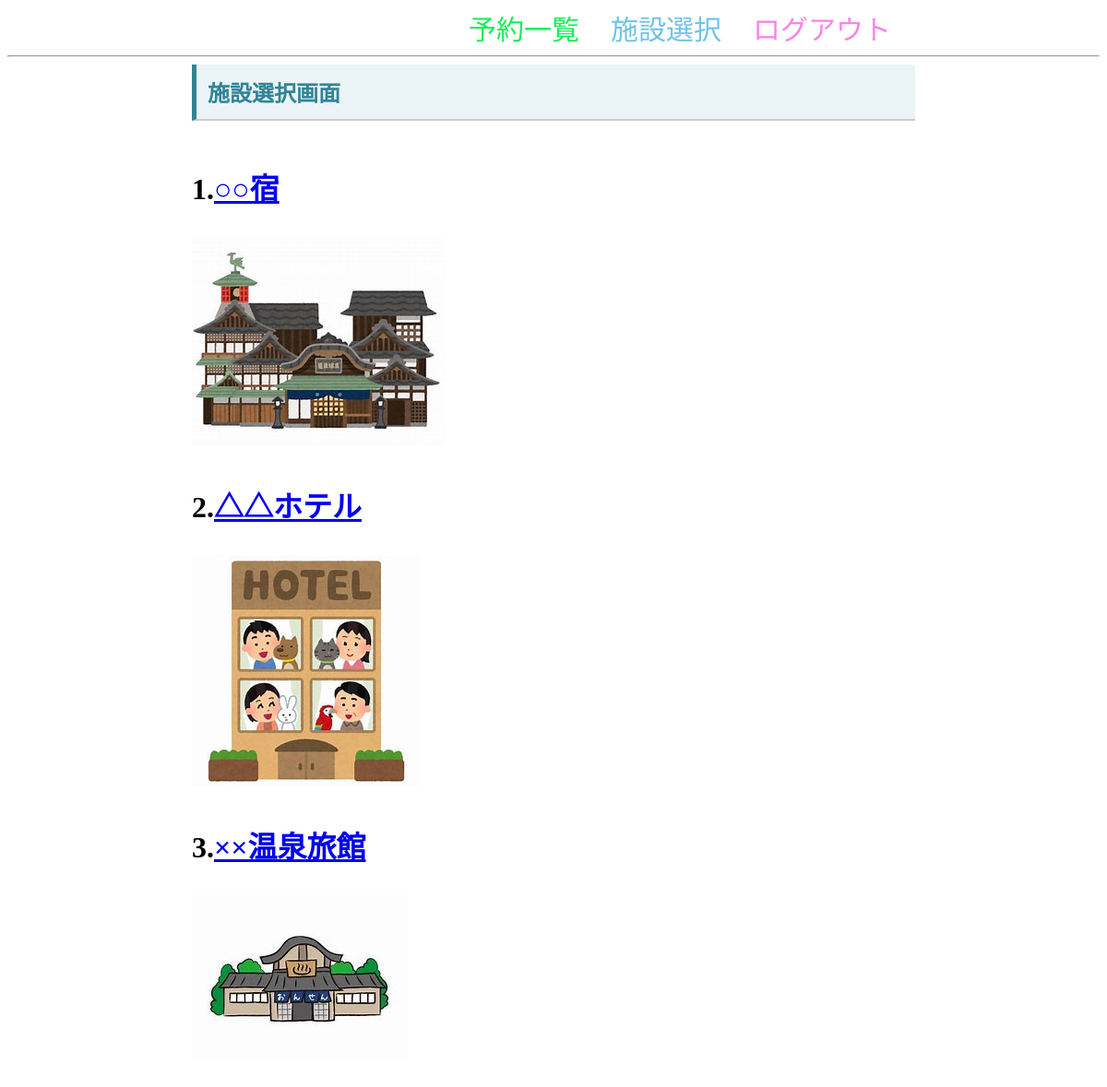
/facility_select (signed in), run on the app's committed database.
### ReservationApp/models.py (models this page shows)
class Facility(models.Model):
    facility_name=models.CharField(max_length=50)
    picture_url = models.URLField()
    class Meta:
        db_table="facility"

### ReservationApp/views.py (the view)
# urls.py: path("facility_select",views.facility_select,name="facility_select"),
@login_required
def facility_select(request):
    facilities = Facility.objects.all()
    facility_list = []
    for facility in facilities:
        facility_list.append(Facility(facility_name=facility.facility_name,picture_url=facility.picture_url))
    return render(request,"ReservationApp/facility_select.html",context={
        "facility_list":facility_list,
    })

### templates/ReservationApp/facility_select.html (shortened to what this page needs)
<!DOCTYPE html>
<html lang="ja">
<head>
{% load static %}
<link rel="stylesheet" href="{% static "style.css" %}">
</head>
<body>
<div class="link_buttons">
<a href="{% url 'reservationlist'%}" class="link_button1">予約一覧</a>
<a href="{% url 'facility_select'%}" class="link_button2">施設選択</a>
<a href="{% url 'Logout' %}" class="link_button3">ログアウト</a>
</div>
<hr>
<div class="gamen">
<h1 class="page_title">施設選択画面<h1>
{% for facility in facility_list %}
<p>{{ forloop.counter }}.<a href="{% url 'checklist' facility.facility_name%}">{{ facility.facility_name }}</a></p>
<img class="pic" src="{% static facility.picture_url %}">
{% endfor %}
</div>
</body>
</html>

### static/style.css (style rules this page uses)
.page_title { margin: 0px auto; font-size: 1.5em; font-weight: bold; padding-top: .5em; padding-bottom: .5em; padding-left: .5em; margin-bottom: 2em; background-color: #ebf4f6; border-left: 5px solid #318496; border-bottom: 2px solid #cccccc; color: #318496; }
.gamen { margin-left:200px; margin-right:200px; }

### data on the page
Facility: facility_name "○○宿", picture_url (picture)
Facility: facility_name "△△ホテル", picture_url (picture)
Facility: facility_name "××温泉旅館", picture_url (picture)
